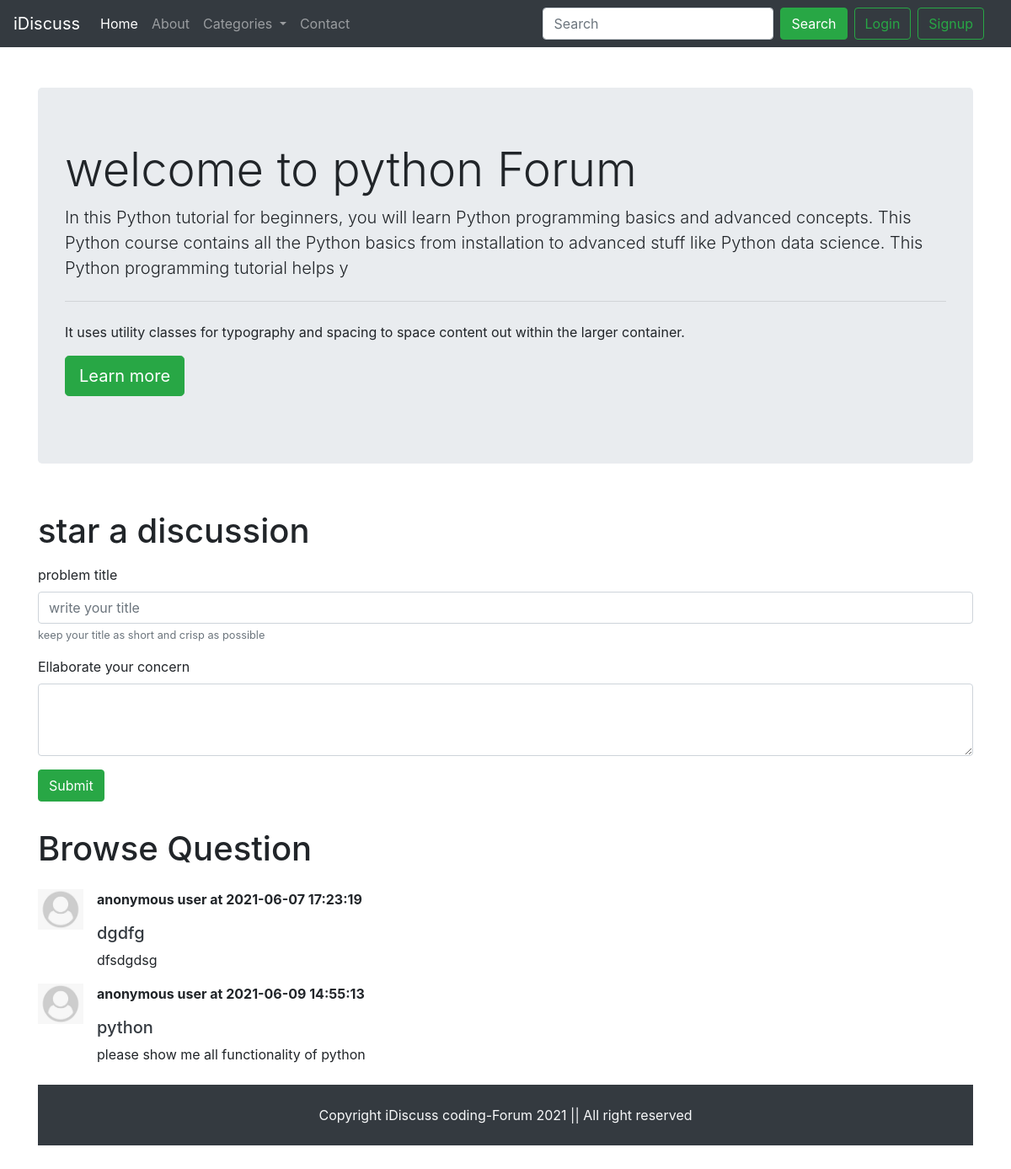
The app's page /threadlist.php?catid=1 with its own data.
### tables this page shows
CREATE TABLE `categories` (
  `categories_id` int(25) NOT NULL,
  `categories_name` varchar(255) NOT NULL,
  `categories_discription` varchar(255) NOT NULL,
  `created` datetime NOT NULL DEFAULT current_timestamp()
);

CREATE TABLE `threads` (
  `thread_id` int(10) NOT NULL,
  `thread_title` varchar(255) DEFAULT NULL,
  `thread_desc` text NOT NULL,
  `thread_cat_id` int(15) NOT NULL,
  `thread_user_id` int(15) NOT NULL,
  `dt` datetime NOT NULL DEFAULT current_timestamp()
);

### threadlist.php (the view, shortened to what this page needs)
<!doctype html>
<html lang="en">
<head>
    <link rel="stylesheet" href="https://maxcdn.bootstrapcdn.com/bootstrap/4.0.0/css/bootstrap.min.css"
>
</head>
<body>
    <?php include "partials/_header.php"; ?>
    <?php include "partials/_dbconnect.php"; ?>
    <?php
      $id = $_GET['catid'];
      $sql = "SELECT * FROM categories WHERE categories_id=$id";
      $result = mysqli_query($conn,$sql);
      while($row = mysqli_fetch_assoc($result)){
              $catname = $row['categories_name'];
              $catdesc = $row['categories_discription'];
      }
      ?>
    <div class="container my-5">
        <div class="jumbotron">
            <h1 class="display-4">welcome to <?php echo $catname; ?> Forum </h1>
            <p class="lead"><?php echo $catdesc; ?></p>
            <hr class="my-4">
            <p>It uses utility classes for typography and spacing to space content out within the larger container.</p>
            <p class="lead">
                <a class="btn btn-success btn-lg" href="#" role="button">Learn more</a>
            </p>
        </div>
    </div>
    <div class="container">
        <h1 class="py-2"> star a discussion </h1>
        <form action="<?PHP echo $_SERVER['REQUEST_URI'] ?>" method="post">
            <div class="form-group">
                <label for="title">problem title</label>
                <input type="text" class="form-control" id="title" name="title" aria-describedby="emailHelp"
                    placeholder="write your title">
                <small id="emailHelp" class="form-text text-muted">keep your title as short and crisp as possible
                </small>
            </div>
            <div class="form-group">
                <label for="exampleFormControlTextarea1">Ellaborate your concern</label>
                <textarea class="form-control" id="desc" name="desc" rows="3"></textarea>
            </div>
            <button type="submit" class="btn btn-success">Submit</button>
        </form>
    </div>
    <div class="container my-4 " id="ques">
        <h1 class="py-2"> Browse Question </h1>
        <?php
      $id = $_GET['catid'];
      $sql = "SELECT * FROM threads WHERE thread_cat_id= $id";
      $result = mysqli_query($conn,$sql);
     while($row = mysqli_fetch_assoc($result)){
        $id = $row['thread_id'];
        $title = $row['thread_title'];
        $desc = $row['thread_desc'];
        $thread_time = $row['dt'];
        echo '<div class="media my-3">
            <img src="img/user_default.jpg" width="54px" class="mr-3" alt="logo">
            <div class="media-body">
             <p class="font-weight-bold">anonymous user at '.  $thread_time.'</p>
             <h5 class="mt-0"> <a class="text-dark" href="thread.php?threadid= '.$id.' ">'. $title . ' </a></h5>
                '. $desc . '
        </div>
    </div>';
        }
 ?>
        <?php include "partials/footer.php"; ?>
</body>
</html>

### partials/_header.php (shortened to what this page needs)
<?php
echo '<nav class="navbar navbar-expand-lg navbar-dark bg-dark">
  <a class="navbar-brand" href="/trun_tailes">iDiscuss</a>
  <button class="navbar-toggler" type="button" data-toggle="collapse" data-target="#navbarSupportedContent" aria-controls="navbarSupportedContent" aria-expanded="false" aria-label="Toggle navigation">
    <span class="navbar-toggler-icon"></span>
  </button>
  <div class="collapse navbar-collapse" id="navbarSupportedContent">
    <ul class="navbar-nav mr-auto">
      <li class="nav-item active">
        <a class="nav-link" href="/trun_tailes">Home <span class="sr-only">(current)</span></a>
      </li>
      <li class="nav-item">
        <a class="nav-link" href="about.php">About</a>
      </li>
      <li class="nav-item dropdown">
        <a class="nav-link dropdown-toggle" href="#" id="navbarDropdown" role="button" data-toggle="dropdown" aria-haspopup="true" aria-expanded="false">
          Categories
        </a>
        <div class="dropdown-menu" aria-labelledby="navbarDropdown">
          <a class="dropdown-item" href="#">Action</a>
          <a class="dropdown-item" href="#">Another action</a>
          <div class="dropdown-divider"></div>
          <a class="dropdown-item" href="#">Something else here</a>
        </div>
      </li>
      <li class="nav-item">
        <a class="nav-link " href="contact.php" >Contact</a>
      </li>
    </ul>
    <div class="row mx-2">';
    if(isset($_SESSION['loggedin']) && $_SESSION['loggedin']==true){
      echo '<form class="form-inline my-2 my-lg-0" method="get" action="search.php">
        <input class="form-control mr-sm-2" name="search" type="search" actiion="search.php" placeholder="Search" aria-label="Search">
        <button class="btn btn-success my-2 my-sm-0" type="submit">Search</button>
          <p class="text-light my-0 mx-2">Welcome '. $_SESSION['useremail']. ' </p>
          <a href="partials/_logout.php" class="btn btn-outline-success ml-2">Logout</a>
          </form>';
        }else{
          echo '<form class="form-inline my-2 my-lg-0">
          <input class="form-control mr-sm-2" type="search" placeholder="Search" aria-label="Search">
          <button class="btn btn-success my-2 my-sm-0" type="submit">Search</button>
          </form>
          <button class="btn btn-outline-success ml-2" data-toggle="modal" data-target="#loginModal">Login</button>
          <button class="btn btn-outline-success mx-2" data-toggle="modal" data-target="#signupModal">Signup</button>';
        }
 echo   ' </div>
  </div>
</nav> ';
?>

### partials/footer.php
<div class="container-fluid bg-dark text-light my-4" >
  <p class="text-center py-4 mb-0">Copyright iDiscuss coding-Forum 2021 || All right reserved </p>
</div>

### threadlist.php (style rules this page uses)
#ques { min-height: 433px; }

### records on screen
categories: categories_name "python", categories_discription "In this Python tutorial for beginners, you will learn Python programming basics and advanced concepts. This Python course contains all the Python basics from installation to advanced stuff like Python data science. This Python programming tutorial helps y"
threads: dt "2021-06-07 17:23:19", thread_title "dgdfg", thread_desc "dfsdgdsg"
threads: dt "2021-06-09 14:55:13", thread_title "python", thread_desc "please show me all functionality of python"
